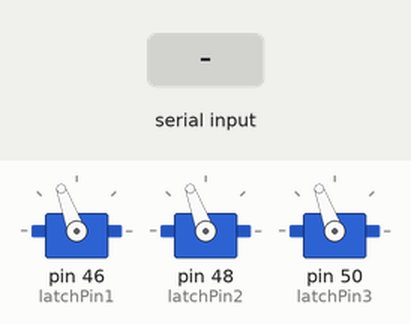
Simulated run of this sketch. Board: Arduino Mega 2560, built with avr-gcc and run on an emulated ATmega2560. Parts: 3 × servo. Inputs (shaded band) come from the test bench.

Above: at 1.3 s.
1.4 s: "unlock" received over Serial
At 3.6 s:
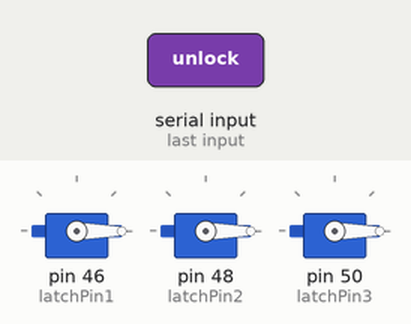
3.9 s: "lock" received over Serial
At 5.5 s:
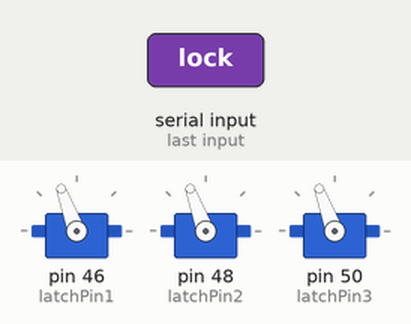
Timing chart, 0 to 7.0 s (numbered marks = the images above; inputs shaded):
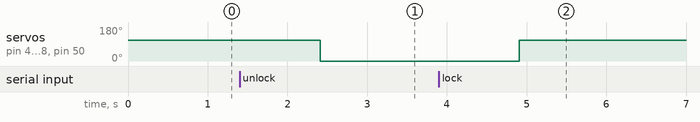

The sketch:

chipKit.ino
```cpp
#include <Servo.h>
Servo lockingLatch1;
Servo lockingLatch2;
Servo lockingLatch3;
int latchPin1 = 46;
int latchPin2 = 48;
int latchPin3 = 50;
String lockStat;

void setup(){
  lockingLatch1.attach(latchPin1);
  lockingLatch2.attach(latchPin2);
  lockingLatch3.attach(latchPin3);
  Serial.begin(9600);
  lockingLatch1.write(110);
  lockingLatch2.write(110);
  lockingLatch3.write(110);
  delay(100);
}

void loop(){
  while (Serial.available() == 0);
  delay(10);
  lockStat = Serial.readString();
  lockStat.trim();
  if (lockStat == "unlock") {
    lockingLatch1.write(0);
    lockingLatch2.write(0);
    lockingLatch3.write(0);
    delay(10);
  }
  if (lockStat == "lock") {
    lockingLatch1.write(110);
    lockingLatch2.write(110);
    lockingLatch3.write(110);
    delay(10);
  }
}
```

Measured:
- after the input at 1.4 s, servo on pin 46 (latchPin1), servo on pin 48 (latchPin2), servo on pin 50 (latchPin3): 110° → 0° after 1.0 s
- after the input at 3.9 s, servo on pin 46 (latchPin1), servo on pin 48 (latchPin2), servo on pin 50 (latchPin3): 0° → 110° after 1.0 s
